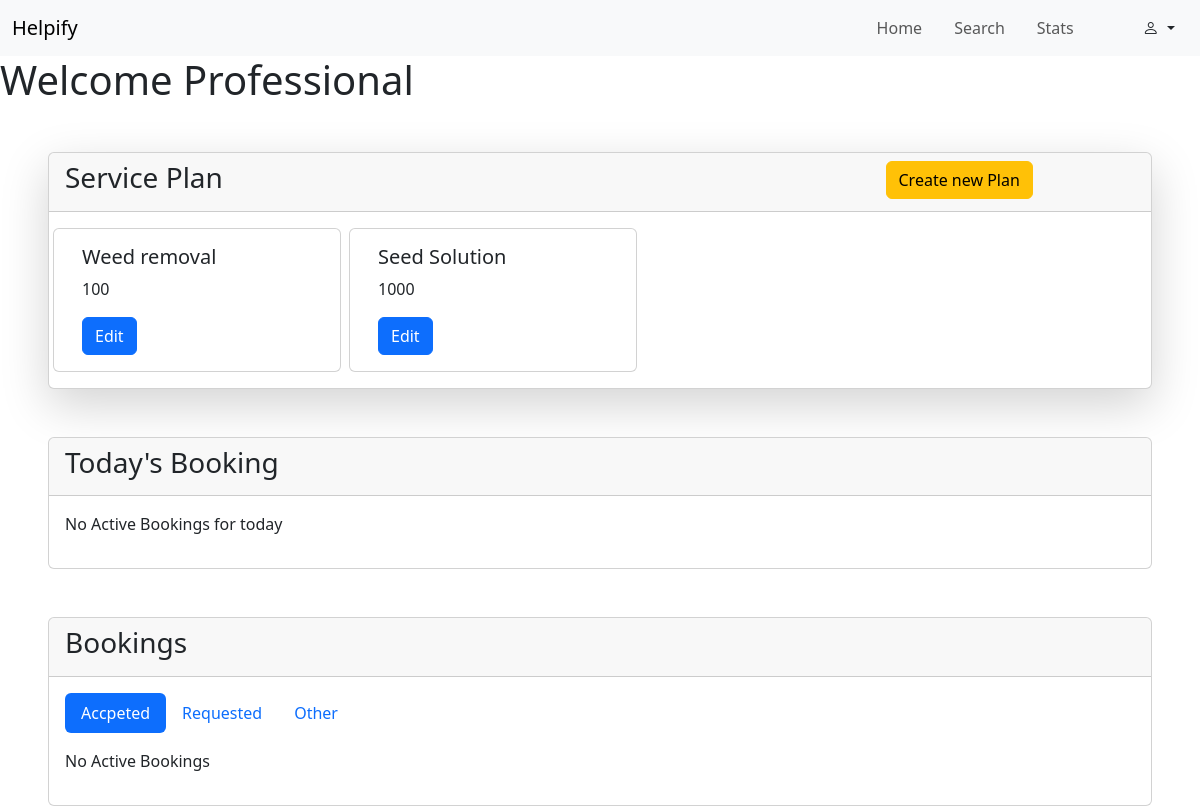
The app's page /professional/dashboard (signed in), older data.
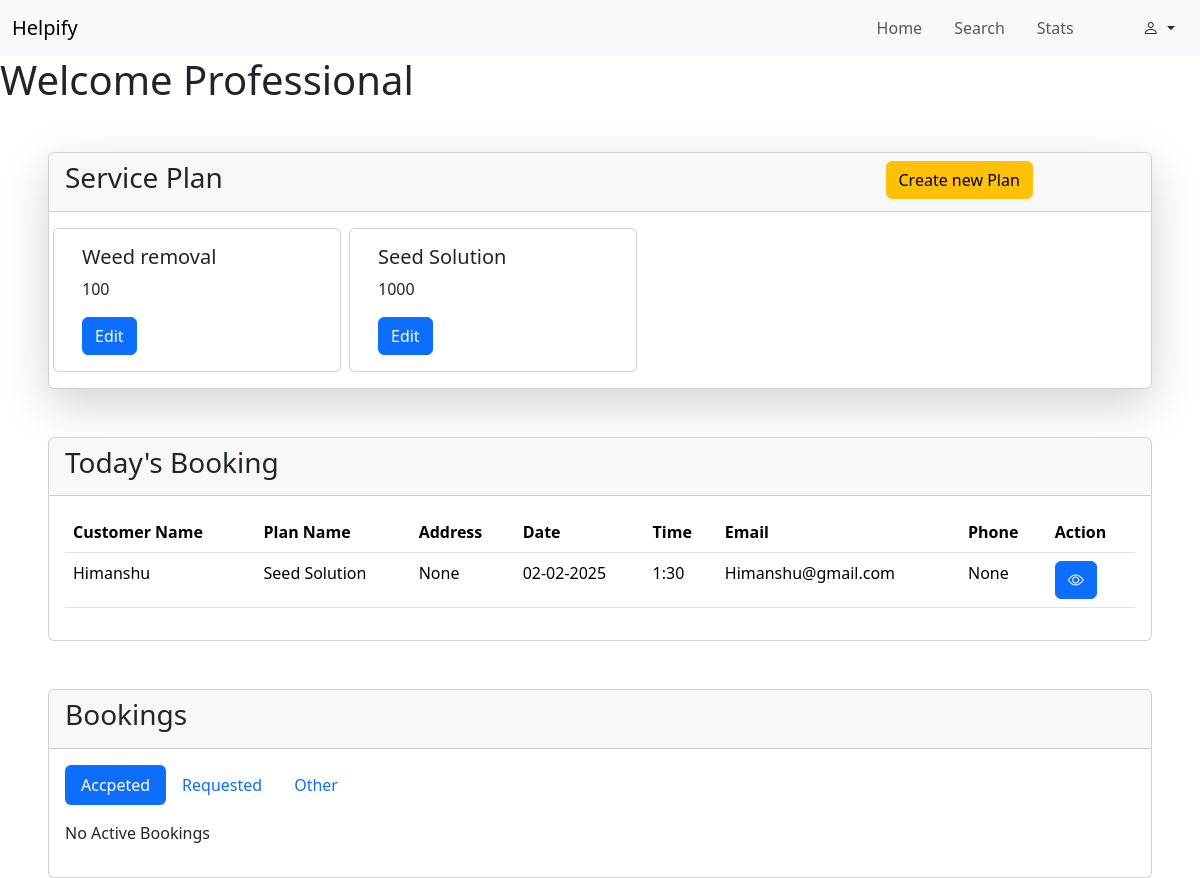
The same page, newer data.
### backend/models.py (models this page shows, shortened)
class ServicePlan(db.Model):
    __tablename__ = "service_plan"
    id = db.Column(db.Integer, primary_key=True, autoincrement=True)
    name = db.Column(db.String, unique=True)
    price = db.Column(db.Integer)
    description = db.Column(db.String)
    planimg=db.Column(db.String)
    tags=db.Column(db.String)
    category_id = db.Column(db.Integer, db.ForeignKey("category.id"), nullable=False)
    professional_id = db.Column(db.Integer, db.ForeignKey("professional.id"), nullable=False)
    bookings = db.relationship("Booking", backref="service_plan")

class Booking(db.Model):
    __tablename__ = "booking"
    id = db.Column(db.Integer, primary_key=True, autoincrement=True)
    date = db.Column(db.String)
    time = db.Column(db.String)
    address = db.Column(db.String)
    status = db.Column(db.String)
    rating = db.Column(db.Integer)
    ratingmessage=db.Column(db.String)
    remark=db.Column(db.String)
    professional_id = db.Column(db.Integer, db.ForeignKey("professional.id"), nullable=False)
    customer_id = db.Column(db.Integer, db.ForeignKey("customer.id"), nullable=False)
    category_id = db.Column(db.Integer, db.ForeignKey("category.id"), nullable=False)
    service_plan_id = db.Column(db.Integer, db.ForeignKey("service_plan.id"), nullable=False)

class User(db.Model,UserMixin):
    __tablename__ = "customer"
    id = db.Column(db.Integer, primary_key=True, autoincrement=True)
    name = db.Column(db.String, unique=True)
    address = db.Column(db.String)
    city = db.Column(db.String)
    email = db.Column(db.String, unique=True)
    password = db.Column(db.String)
    phone = db.Column(db.String)
    status=db.Column(db.String)
    sent_booking = db.relationship("Booking", backref="customer")

### backend/routes.py (the view, shortened to what this page needs)
@app.route("/professional/dashboard", methods=["GET","POST"])
@login_required
def pro_dash():
    if isinstance(current_user , Professional):
        if request.method=="GET":
            plans = db.session.query(ServicePlan).filter_by(professional_id=current_user.id).all()
            all_bookings = current_user.assigned_booking
            A_b = []
            R_b = []
            O_b = []
            todays_b = []
            for booking in all_bookings:
                if booking.status=="Accepted" and booking.date == datetime.now().strftime("%d-%m-%Y") :
                    todays_b.append(booking)
                elif booking.status=="Accepted":
                    A_b.append(booking)
                elif booking.status == "Requested":
                    R_b.append(booking)
                else:
                    O_b.append(booking)
            return render_template("/professional/dashboard.html", cu=current_user,plans= plans,A_b = A_b, R_b = R_b ,O_b = O_b,todays_b = todays_b )
    else:
        return "Not Authrised"

### app.py (called while the page is built)
def initial_Setup():
    app = Flask(__name__)
    app.config["SQLALCHEMY_DATABASE_URI"]="sqlite:///my_app_db.sqlite3"
    app.config["SECRET_KEY"] = "xyshhfjf"
    login_manager = LoginManager(app)
    @login_manager.user_loader
    def load_user(user_email):
        return db.session.query(Admin).filter_by(email = user_email).first()  or \
             db.session.query(User).filter_by(email = user_email).first() or \
              db.session.query(Professional).filter_by(email = user_email).first()
    db.init_app(app)
    with app.app_context():
        if not os.path.exists("my_app_db.sqlite3"):
            db.create_all()
    app.app_context().push()
    return

### templates/professional/dashboard.html (shortened to what this page needs)
{% extends "/professional/base.html" %}
{% block content %}
<main>
    <h1>Welcome Professional</h1>
    <div class="card shadow-lg ms-5 me-5 mt-5">
        <div class="card-header">
            <div class="row">
                <div class="col-9">
                    <h3 class="">Service Plan</h3>
                </div>
                <div class="col-3">
                    <button type="button" class="btn btn-warning" data-bs-toggle="modal" data-bs-target="#Creteplan">
                        Create new Plan
                    </button>
                </div>
            </div>
        </div>
        <div class="card-body">
            <div class="row gap-2">
                {% for i in plans %}
                <div class="card col-3" style="width: 18rem;">
                    <div class="card-body">
                        <h5 class="card-title">{{i.name}}</h5>
                        <p class="card-text">{{i.price}}</p>
                        <button type="button" class="btn btn-primary" data-bs-toggle="modal"
                            data-bs-target="#edit-{{i.id}}">
                            Edit
                        </button>
                    </div>
                </div>
                {% endfor %}
            </div>
        </div>
    </div>
    <div class="card ms-5 me-5 mt-5">
        <div class="card-header">
            <h3> Today's Booking</h3>
        </div>
        <div class="card-body">
            {% if todays_b %}
            <table class="table">
                <thead>
                    <tr>
                        <th scope="col">Customer Name</th>
                        <th scope="col">Plan Name</th>
                        <th scope="col">Address</th>
                        <th scope="col">Date</th>
                        <th scope="col">Time</th>
                        <th scope="col">Email</th>
                        <th scope="col">Phone</th>
                        <th scope="col">Action</th>
                    </tr>
                </thead>
                <tbody>
                    {% for i in todays_b %}
                    <tr>
                        <td>{{i.customer.name}}</td>
                        <td>{{i.service_plan.name}}</td>
                        <td>{{i.customer.address}}</td>
                        <td>{{i.date}}</td>
                        <td>{{i.time}}</td>
                        <td>{{i.customer.email}}</td>
                        <td>{{i.customer.phone}}</td>
                        <td>
                            <button class="btn btn-primary" type="button" data-bs-toggle="modal"
                                data-bs-target="#bdetail-{{i.id}}"><i class="bi bi-eye"></i></button>
                        </td>
                    </tr>
                    {% endfor %}
                </tbody>
            </table>
            {% else %}
            <p>No Active Bookings for today</p>
            {% endif %}
        </div>
    </div>
    <div class="card ms-5 me-5 mt-5">
        <div class="card-header">
            <h3>Bookings</h3>
        </div>
        <div class="card-body">
            <ul class="nav nav-pills mb-3" id="pills-tab" role="tablist">
                <li class="nav-item" role="presentation">
                    <button class="nav-link active" id="pills-home-tab" data-bs-toggle="pill"
                        data-bs-target="#pills-Active" type="button" role="tab" aria-controls="pills-home"
                        aria-selected="true">Accpeted</button>
                </li>
                <li class="nav-item" role="presentation">
                    <button class="nav-link" id="pills-profile-tab" data-bs-toggle="pill"
                        data-bs-target="#pills-Requested" type="button" role="tab" aria-controls="pills-profile"
                        aria-selected="false">Requested</button>
                </li>
                <li class="nav-item" role="presentation">
                    <button class="nav-link" id="pills-contact-tab" data-bs-toggle="pill"
                        data-bs-target="#pills-Flagged" type="button" role="tab" aria-controls="pills-contact"
                        aria-selected="false">Other</button>
                </li>
            </ul>
            <div class="tab-content" id="pills-tabContent">
                <div class="tab-pane fade show active" id="pills-Active" role="tabpanel"
                    aria-labelledby="pills-home-tab" tabindex="0">
                    {% if A_b %}
                    <table class="table">
                        <thead>
                            <tr>
                                <th scope="col">Customer Name</th>
                                <th scope="col">Plan Name</th>
                                <th scope="col">Address</th>
                                <th scope="col">Date</th>
                                <th scope="col">Time</th>
                                <th scope="col">Email</th>
                                <th scope="col">Phone</th>
                                <th scope="col">Action</th>
                            </tr>
                        </thead>
                        <tbody>
                            {% for i in A_b %}
                            <tr>
                                <td>{{i.customer.name}}</td>
                                <td>{{i.service_plan.name}}</td>
                                <td>{{i.customer.address}}</td>
                                <td>{{i.date}}</td>
                                <td>{{i.time}}</td>
                                <td>{{i.customer.email}}</td>
                                <td>{{i.customer.phone}}</td>
                                <td>
                                    <button class="btn btn-primary" type="button" data-bs-toggle="modal"
                                        data-bs-target="#bdetail-{{i.id}}"><i class="bi bi-eye"></i></button>
                                    <div class="modal fade" id="bdetail-{{i.id}}" tabindex="-1"
                                        aria-labelledby="exampleModalLabel" aria-hidden="true">
                                        <div class="modal-dialog">
                                            <div class="modal-content">
                                                <div class="modal-header">
                                                    <h1 class="modal-title fs-5" id="exampleModalLabel">Booking Detail
                                                    </h1>
                                                    <button type="button" class="btn-close" data-bs-dismiss="modal"
                                                        aria-label="Close"></button>
                                                </div>
                                                <div class="modal-body">
                                                    <div class="card p-5">
                                                        <p>Name: {{i.customer.name}}</p>
                                                        <p>Plan: {{i.service_plan.name}}</p>
                                                        <p>Address: {{i.customer.address}} </p>
                                                        <p>Phone: {{i.customer.phone}}</p>
                                                        <p>Email:{{i.customer.email}} </p>
                                                    </div>
                                                </div>
                                            </div>
                                        </div>
                                    </div>
                                </td>
                            </tr>
                            {% endfor %}
                        </tbody>
                    </table>
                    {% else %}
                    <p>No Active Bookings </p>
                    {% endif %}
                </div>
            </div>
        </div>
    </div>
</main>
{% endblock %}

### templates/professional/base.html (shortened to what this page needs)
<!DOCTYPE html>
<html lang="en">
<head>
    <link rel="stylesheet" href="https://cdn.jsdelivr.net/npm/bootstrap@5.3.3/dist/css/bootstrap.min.css">
    <link rel="stylesheet" href="https://cdn.jsdelivr.net/npm/bootstrap-icons@1.11.3/font/bootstrap-icons.min.css">
</head>
<body>
    {% if cu.status=="Active" %}
    <nav class="navbar navbar-expand-lg bg-body-tertiary">
        <div class="container-fluid ">
            <a class="navbar-brand" href="#">Helpify</a>
            <div class="collapse navbar-collapse " id="navbarSupportedContent">
                <ul class="navbar-nav ms-auto me-5 mb-2 mb-lg-0 ">
                    <li class="nav-item">
                        <a class="nav-link {% if page=='home' %}active{% endif %}" aria-current="page" href="/professional/dashboard">Home</a>
                    </li>
                    <li class="nav-item ms-3">
                        <a class="nav-link {% if page=='search' %}active{% endif %}" href="/professional/search">Search</a>
                    </li>
                    <li class="nav-item ms-3">
                        <a class="nav-link" aria-disabled="true">Stats</a>
                    </li>
                </ul>
                <div class="dropdown">
                    <button class="btn dropdown-toggle" type="button" data-bs-toggle="dropdown" aria-expanded="false">
                        <i class="bi bi-person"></i>
                    </button>
                </div>
            </div>
        </div>
    </nav>
    {% block content %}
    {% endblock %}
    {% elif cu.status=="Requested" %}
        <p>Your request has been sent to Admin. Wait for admin's approval</p>
    {% elif cu.status=="Flagged" %}
        <p>You have been flagged by admin.</p>
    {% endif %}
</body>
</html>

Row changes from the older to the newer data that the page shows:
added Booking: customer.name "Himanshu", service_plan.name "Seed Solution", customer.address "None", date "02-02-2025", time "1:30", customer.email "Himanshu@gmail.com", customer.phone "None"
Text that changed along with them:
text no longer shown: "No Active Bookings for today"
text now shown: "Customer Name Plan Name Address Date Time Email Phone Action"
